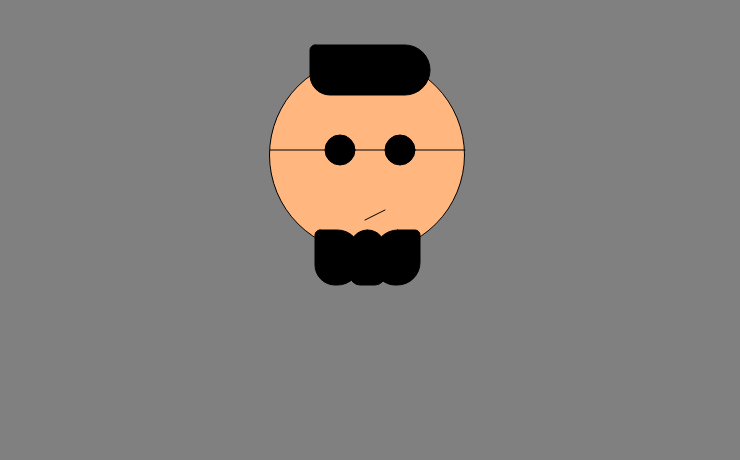
Frame 1 (no input)
Frame 60 (no input): identical to frame 1, image omitted
Frame 120 (the mouse pressed at the canvas centre since frame 60): identical to frame 1, image omitted

The p5.js sketch that drew this single still picture (run headless with seeded random() and noise() and a simulated clock; from frame 60 on, the mouse is pressed at the canvas centre):

// p5.js sketch
// ── sketch.js

function setup() {
	createCanvas(740, 460);
}
function draw() {
	background('grey');
    
    fill(255, 183, 127);
	ellipse(367, 155, 195, 195);
    
    fill(0);
	circle(400, 150, 30);
	fill(0);
	circle(340, 150, 30);

	rect(375, 230, 45, 55, 25, 5, 25, 20);
	rect(315, 230, 45, 55, 5, 25, 25, 20);
	rect(310, 45, 120, 50, 5, 55, 30, 20);

	rect(350, 230, 35, 55, 75, 105, 10, 10);

	line(365, 220, 385, 210);
	line(270, 150, 465, 150);

}
// ── gundam.css
body{
	background-color:grey;
	color: black;
	font-family: Andale Mono, monospace;
}

li{
	list-style: none;
}

a{
	color: yellow;
	transition: color 200ms ease-in;
}

a:hover{
	color: red;
}

img{
	width: 100%;
}

#container {
	min-width: 320px;
	max-width: 950px;
	margin: 0 auto;
}

#header {
	display: flex;
	justify-content: space-between;
	align-items: baseline;
}

#header ul{
	display: flex;
}

#header li{
	margin-left: 1em;
}

#header a{
	font-size: 1.5em; 
}

#portfolio {
	display: grid;
	grid-template-columns: 1fr 1fr 1fr;
	grid-gap: 1em;
}
